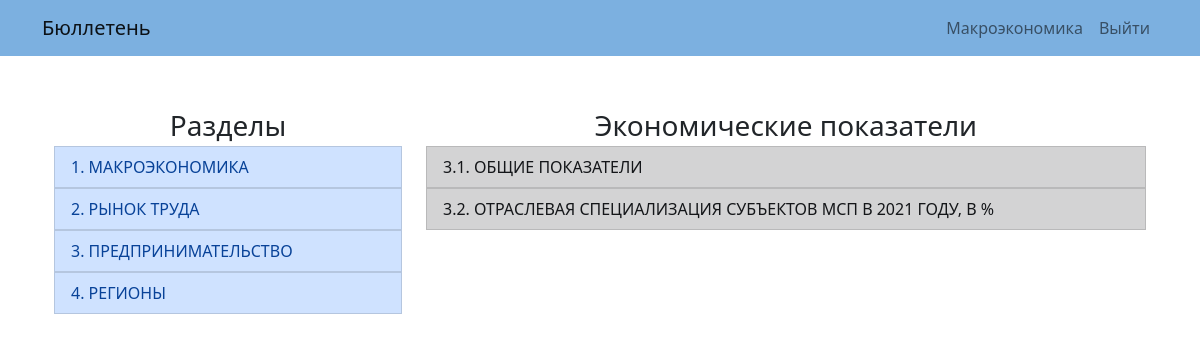
The app's page /macroindex/entrepreneurship (signed in), older data.
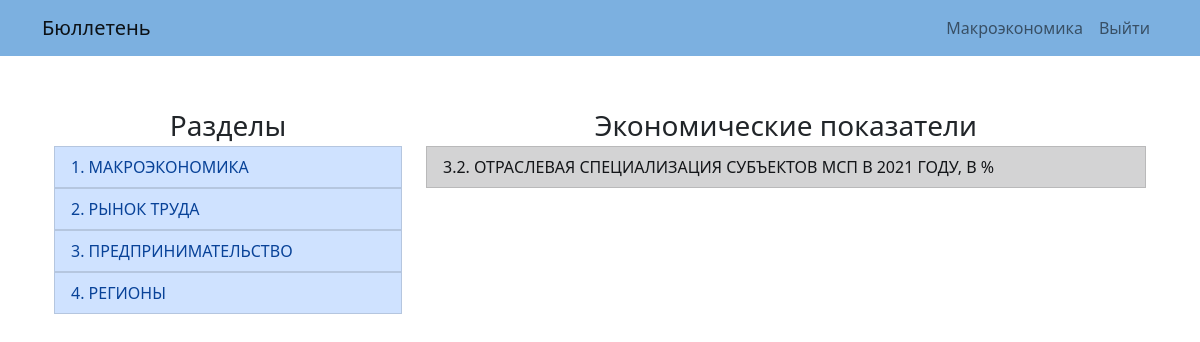
The same page, newer data.
### macroeconomics/models.py (models this page shows, shortened)
class Topic(models.Model):
    name = models.CharField(max_length=127, verbose_name="Название разделала")
    slug = models.CharField(max_length=127, unique=True, null=True)

class EconomicIndex(models.Model):
    name = models.CharField(max_length=255, unique=True)
    slug = models.CharField(max_length=127, unique=True, null=True)
    macro_topic = models.ForeignKey("Topic", on_delete=models.PROTECT)

### macroeconomics/views.py (the view, shortened to what this page needs)
# urls.py: path("macroindex/<slug:macroindex_slug>", views.macroindex, name="macroindex"),
def macroindex(request, macroindex_slug):
    if not request.user.is_authenticated:
        return redirect("login")
    topic_id = Topic.objects.get(slug=macroindex_slug).id
    economic_indices = EconomicIndex.objects.filter(macro_topic_id=topic_id)
    topics = Topic.objects.all()
    context = {
        "topics": topics,
        "economic_indices": economic_indices,
        "title": "Макроэкономика"
    }
    return render(request, "macroeconomics/macroindex.html", context=context)

### macroeconomics/templates/macroeconomics/macroindex.html (shortened to what this page needs)
{% extends "macroeconomics/layout.html" %}
{% load static %}
{% block body %}
    <div class="container">
        <div class="row">
            <div class="col-md-4">
                <div class="header-info">Разделы</div>
                <ul class="list-group">
                    {% for topic in topics %}
                        <a href="{% url 'macroindex' topic.slug %}" style="text-decoration: none;">
                            <li class="list-group-item list-group-item-primary">{{ topic.name }}</li>
                        </a>
                    {% endfor %}
                </ul>
            </div>
            {% if economic_indices %}
            <div class="col-md-8">
                <div class="header-info">Экономические показатели</div>
                <ul class="list-group">
                    {% for economic_index in economic_indices %}
                    <a href="{% url 'macroindex' economic_index.macro_topic.slug %}?name={{ economic_index.slug }}" style="text-decoration: none;">
                        <li class="list-group-item list-group-item-dark">{{ economic_index.name }}</li>
                    </a>
                    {% endfor %}
                </ul>
            </div>
            {% endif %}
        </div>
    </div>
{% endblock %}

### macroeconomics/templates/macroeconomics/layout.html (shortened to what this page needs)
{% load static %}
<!DOCTYPE html>
<html lang="en">
    <head>
        <link href="https://cdn.jsdelivr.net/npm/bootstrap@5.2.2/dist/css/bootstrap.min.css" rel="stylesheet">
        <link rel="stylesheet" type="text/css">
        <link type="text/css" rel="stylesheet" href="{% static 'macroeconomics/css/styles.css'%}">
    </head>
    <body>
        <nav style="background-color: rgb(124, 176, 224)" class="navbar navbar-expand-lg navbar-light">
            <div class="container">
                <a class="navbar-brand" href="{% url 'index' %}">Бюллетень</a>
                {% if request.user.is_authenticated %}
                    <div class="collapse navbar-collapse justify-content-end" id="navbarNav">
                        <ul class="navbar-nav">
                            <li class="nav-item">
                                <a class="nav-link" href="{% url 'main_macroindex' %}">Макроэкономика</a>
                            </li>
                            <li class="nav-item">
                                <a class="nav-link" href="{% url 'logout_user' %}">Выйти</a>
                            </li>
                        </ul>
                    </div>
                {% endif %}
            </div>
        </nav>
        <div class="container mt-5">
            {% block body %}
            {% endblock %}
        </div>
    </body>
</html>

### macroeconomics/static/macroeconomics/css/styles.css (style rules this page uses)
.header-info { text-align: center; font-size: 28px; }

Row changes from the older to the newer data that the page shows:
removed EconomicIndex: name "3.1. ОБЩИЕ ПОКАЗАТЕЛИ"
